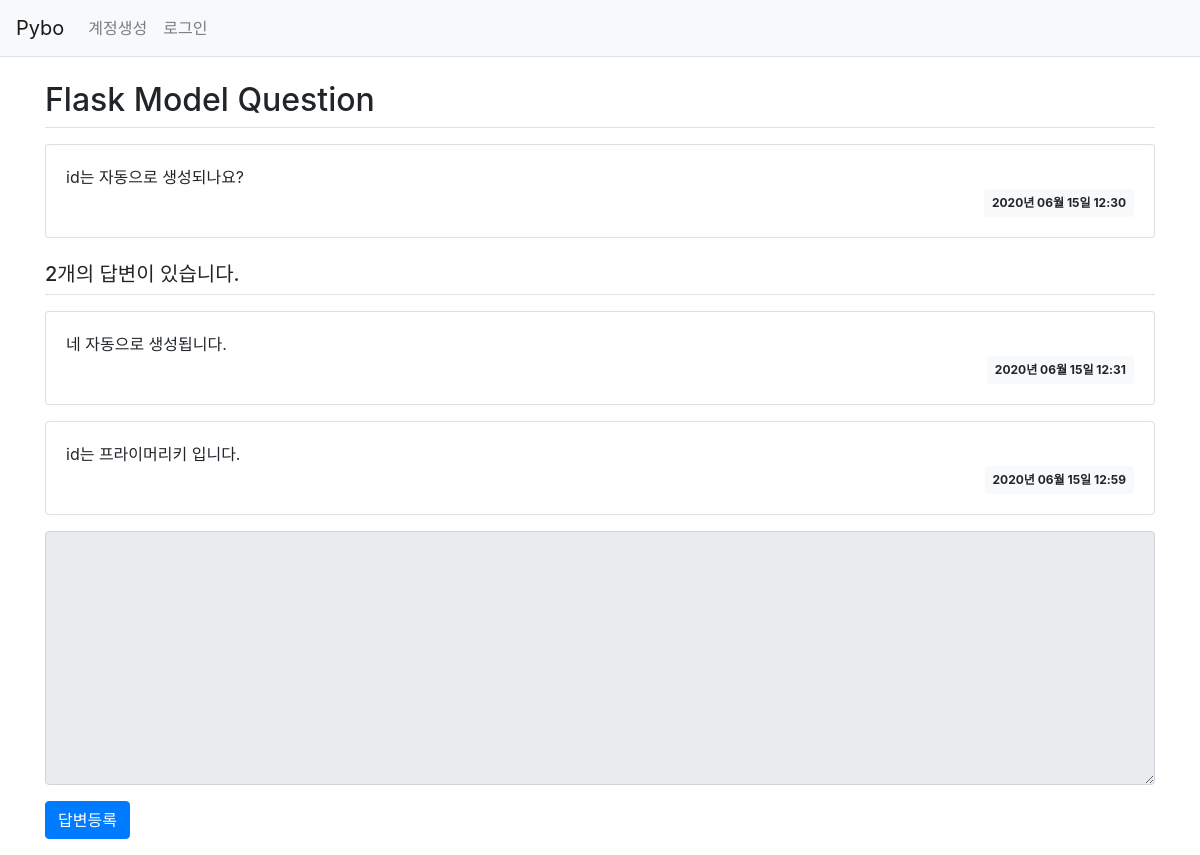
Screenshot of /question/detail/2/ with the database file from the repository.
### pybo/models.py (models this page shows)
class Question(db.Model):
    id = db.Column(db.Integer, primary_key=True)
    subject = db.Column(db.String(200), nullable=False)
    content = db.Column(db.Text(), nullable=False)
    create_date = db.Column(db.DateTime(), nullable=False)
    user_id = db.Column(db.Integer, db.ForeignKey('user.id', ondelete='CASCADE'), nullable=False)
    user = db.relationship('User', backref=db.backref('question_set'))

class Answer(db.Model):
    id = db.Column(db.Integer, primary_key=True)
    question_id = db.Column(db.Integer, db.ForeignKey('question.id', ondelete='CASCADE'))
    question = db.relationship('Question', backref=db.backref('answer_set'))
    content = db.Column(db.Text(), nullable=False)
    create_date = db.Column(db.DateTime(), nullable=False)
    user_id = db.Column(db.Integer, db.ForeignKey('user.id', ondelete='CASCADE'), nullable=False)
    user = db.relationship('User', backref=db.backref('answer_set'))

### pybo/views/question_views.py (the view)
@bp.route('/detail/<int:question_id>/')
def detail(question_id):
    form = AnswerForm()
    question = Question.query.get_or_404(question_id)
    return render_template('question/question_detail.html', question=question, form=form)

### pybo/forms.py
class AnswerForm(FlaskForm):
    content = TextAreaField('내용', validators=[DataRequired('내용은 필수입력 항목입니다.')])

### pybo/filter.py (called while the page is built)
def format_datetime(value, fmt='%Y년 %m월 %d일 %H:%M'):
    return value.strftime(fmt)

### pybo/views/auth_views.py (called while the page is built)
@bp.before_app_request
def load_logged_in_user():
    user_id = session.get('user_id')
    if user_id is None:
        g.user = None
    else:
        g.user = User.query.get(user_id)

### pybo/templates/question/question_detail.html (shortened to what this page needs)
{% extends 'base.html' %}
{% block content %}
<div class="container my-3">
    <h2 class="border-bottom py-2">{{ question.subject }}</h2>
    <div class="card my-3">
        <div class="card-body">
            <div class="card-text" style="white-space: pre-line;">{{ question.content }}</div>
            <div class="d-flex justify-content-end">
                <div class="badge badge-light p-2">
                    {{ question.create_date|datetime }}
                </div>
            </div>
        </div>
    </div>
    <h5 class="border-bottom my-3 py-2">{{ question.answer_set|length }}개의 답변이 있습니다.</h5>
    {% for answer in question.answer_set %}
    <div class="card my-3">
        <div class="card-body">
            <div class="card-text" style="white-space: pre-line;">{{ answer.content }}</div>
            <div class="d-flex justify-content-end">
                <div class="badge badge-light p-2">
                    {{ answer.create_date|datetime }}
                </div>
            </div>
        </div>
    </div>
    {% endfor %}
    <form action="{{ url_for('answer.create', question_id=question.id) }}" method="post" class="my-3">
        <div class="form-group">
            <textarea {% if not g.user %}disabled{% endif %}
                    name="content" id="content" class="form-control" rows="10"></textarea>
        </div>
        <input type="submit" value="답변등록" class="btn btn-primary">
    </form>
</div>
{% endblock %}

### rows the page displays
Question: subject "Flask Model Question", content "id는 자동으로 생성되나요?", create_date "2020년 06월 15일 12:30"
Answer: content "네 자동으로 생성됩니다.", create_date "2020년 06월 15일 12:31"
Answer: content "id는 프라이머리키 입니다.", create_date "2020년 06월 15일 12:59"

### other values shown
{{ question.answer_set|length }} "2"
